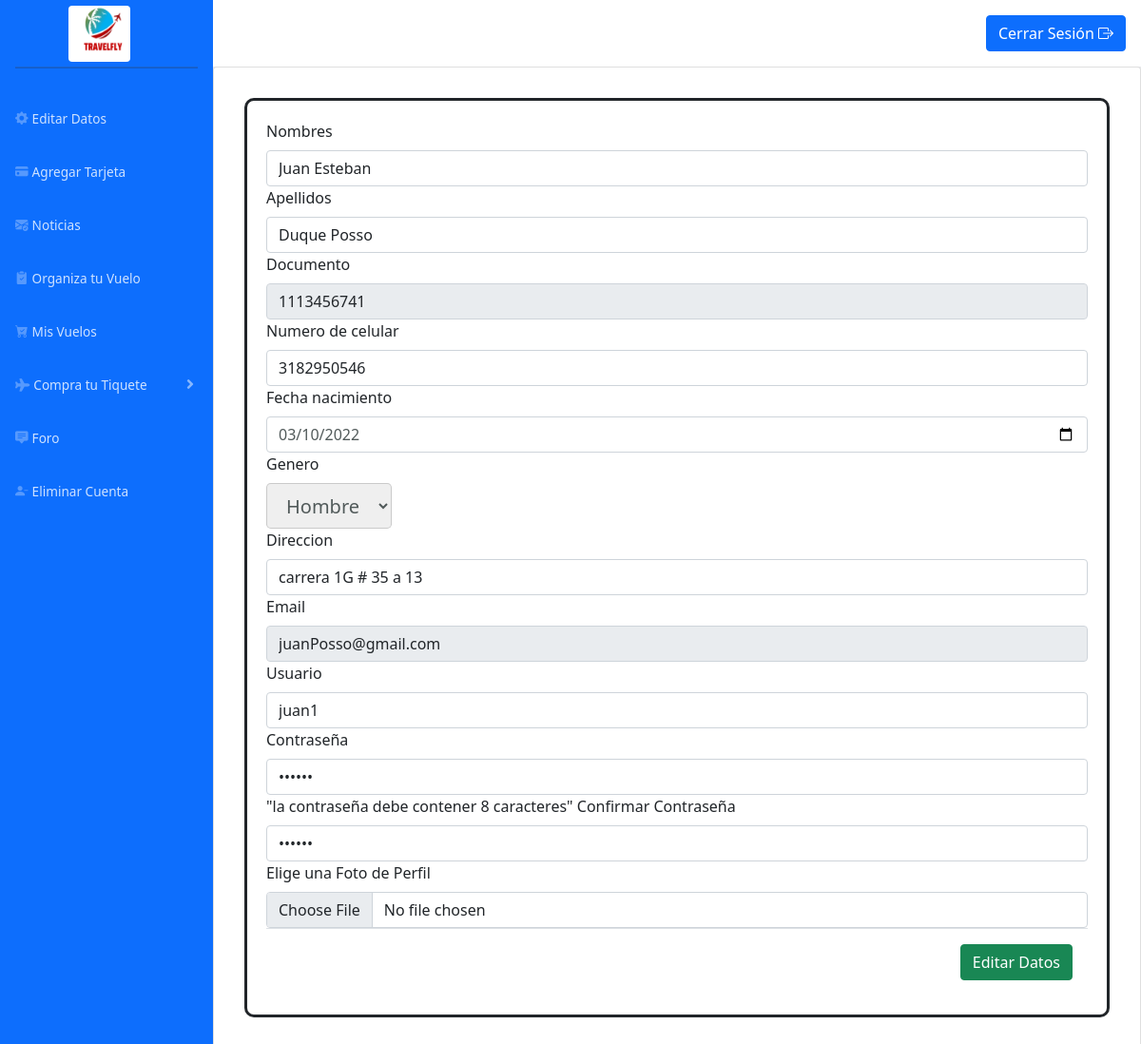
Page /editar_datos_usuario.php (signed in) on the committed database.
### tables this page shows
CREATE TABLE `usuario` (
  `id_usuario` int(10) NOT NULL,
  `nombre` varchar(30) NOT NULL,
  `apellido` varchar(30) NOT NULL,
  `documento` varchar(10) NOT NULL,
  `celular` varchar(10) NOT NULL,
  `fechaNacimiento` date DEFAULT NULL,
  `id_genero` int(10) DEFAULT NULL,
  `pais` varchar(30) NOT NULL,
  `estado` varchar(30) NOT NULL,
  `ciudad` varchar(30) NOT NULL,
  `direccion` varchar(30) DEFAULT NULL,
  `email` varchar(30) NOT NULL,
  `user` varchar(30) DEFAULT NULL,
  `pass` varchar(30) NOT NULL,
  `confirmPass` varchar(30) DEFAULT NULL,
  `foto` varchar(50) DEFAULT NULL,
  `id_rol` int(10) NOT NULL
);

### editar_datos_usuario.php (the view, shortened to what this page needs)
<?php
    include('conexion.php');
?>
<!DOCTYPE html>
<html lang="es">
<head>
  <link href="vendor/fontawesome-free/css/all.min.css" rel="stylesheet" type="text/css">
  <link href="fonts/fonts.css" rel="stylesheet">
  <link href="css/sb-admin-2.min.css" rel="stylesheet">
  <link href="css/estilo2.css" rel="stylesheet">
	<link href="https://cdn.jsdelivr.net/npm/bootstrap@5.1.3/dist/css/bootstrap.min.css" rel="stylesheet">
	<link rel="stylesheet" type="text/css" href="https://cdn.datatables.net/1.11.5/css/jquery.dataTables.css">
	<link rel="stylesheet" href="https://cdn.jsdelivr.net/npm/bootstrap-icons@1.8.1/font/bootstrap-icons.css">
</head>
<body id="page-top">
    <?php
      $consulta = "SELECT * FROM usuario INNER JOIN rol ON usuario.id_rol = rol.id_rol INNER JOIN genero ON usuario.id_genero = genero.id_genero WHERE usuario.id_usuario = $_SESSION[id_usuario];";
      $resultado = mysqli_query($enlace, $consulta);
      $fila = mysqli_fetch_array($resultado)
    ?>
    <div id="wrapper">
        <ul class="navbar-nav bg-primary sidebar sidebar-dark accordion" id="accordionSidebar">
      <center>
        <a class="navbar-brand" href="menu_usuario.php"><img src="img/Logotipo.png" alt="" width="65" height="0" class="rounded img-fluid d-inline-block align-text-top"></a>
      </center>
      <hr class="sidebar-divider my-0">
      <br>
      <li class="nav-item">
        <a class="nav-link" href="editar_datos_usuario.php?id_usuario=<?php echo $_SESSION['id_usuario']; ?>" ><i class="bi bi-gear-fill"></i><span>Editar Datos</span></a>
      </li>
      <li class="nav-item">
      <a class="nav-link" href="mostrar_tarjetas.php?id_usuario=<?php echo $_SESSION['id_usuario']; ?>"><i class="bi bi-credit-card-fill"></i><span>Agregar Tarjeta</span></a>
      </li>
      <li class="nav-item">
        <a class="nav-link" href="#"><i class="bi bi-envelope-check-fill"></i><span>Noticias</span></a>
      </li>
      <li class="nav-item">
        <a class="nav-link" href="administrar_vuelo_usuario.php?id_usuario=<?php echo $_SESSION['id_usuario']; ?>"><i class="bi bi-clipboard2-check-fill"></i></i><span>Organiza tu Vuelo</span></a>
      </li>
      <li class="nav-item">
        <a class="nav-link" href="#"><i class="bi bi-cart-check-fill"></i><span>Mis Vuelos</span></a>
      </li>
      <li class="nav-item">
        <a class="nav-link collapsed" href="#" data-toggle="collapse" data-target="#collapseTree" aria-expanded="true" aria-controls="collapseTwo">
        <i class="fa fa-plane"></i><span>Compra tu Tiquete</span>
        </a>
      </li>
      <li class="nav-item">
        <a class="nav-link" href="forousuario.php"><i class="bi bi-chat-square-text-fill"></i><span>Foro</span></a>
      </li>
      <li class="nav-item">
      <a class="nav-link" href="eliminar_cuenta.php?id_usuario=<?php echo $_SESSION['id_usuario']; ?>"><i class="bi bi-person-dash-fill"></i><span>Eliminar Cuenta</span></a>
      </li>
    </ul>
        <div id="content-wrapper" class="d-flex flex-column">
            <div id="content">
                <nav class="navbar navbar-expand navbar-light bg-white topbar mb-4 static-top shadow">
                    <ul class="navbar-nav ml-auto">
                        <div class="navbar-nav mr-auto">
                            <button type="button" class="btn btn-primary" data-bs-toggle="modal" data-bs-target="#modalSalir">Cerrar Sesión <i class="bi bi-box-arrow-right"></i></button>
                        </div>
                    </ul>
                </nav>
                <div class="card card-body " style="margin-top: -24px; ">
                    <div class="modal-body">
                        <div class="modal-content" style="padding: 20px; margin: auto; border: solid; border-radius: 10px;">
                            <form action="editar_usuario.php" method="post" id="formulario" enctype="multipart/form-data">
                                <label>Nombres</label>
                                <input type="text" class="form-control" name="nombre" class="form-control" value="<?php echo $fila['nombre']?>" pattern="[A-Za-z-Zñóéíá, .-]+" maxlength="30">
                                <label>Apellidos</label>
                                <input type="text" class="form-control" name="apellido" class="form-control" value="<?php echo $fila['apellido']?>" pattern="[A-Za-z-Zñóéíá, .-]+" maxlength="30">
                                <label>Documento</label>
                                <input type="text" class="form-control" name="documento" class="form-control" value="<?php echo $fila['documento']?>" pattern="[0-9]+" minlength="10" maxlength="10" disabled>
                                <label>Numero de celular</label>
                                <input type="text" class="form-control" name="celular" class="form-control" value="<?php echo $fila['celular']?>" pattern="[0-9]+" minlength="10" maxlength="10">
                                <label>Fecha nacimiento</label>
                                <input type="date" name="fechaNacimiento" style="color: #515A5A;" value="<?php echo $fila['fechaNacimiento']?>" class="form-control" min = "1940-01-01" max = "2004-01-01">
                                <label>Genero</label><br>
                                <select name="id_genero" style=" color: #515A5A;" class="form-control-lg" disabled>
                                    <?php
                                        $consulta_mysql='select * from genero';
                                        $resultado_consulta_mysql=mysqli_query($enlace,$consulta_mysql);
                                        while($lista=mysqli_fetch_assoc($resultado_consulta_mysql)){
                                        echo "<option  value='".$lista["id_genero"]."'>";
                                        echo $fila["tipo_genero"];
                                        echo "</option>";
                                        }
                                    ?>
                                </select>
                                <br>
                                <label>Direccion</label>
                                <input type="text" name="direccion" value="<?php echo $fila['direccion']?>" class="form-control" maxlength="30">
                                <label>Email</label>
                                <input type="email" class="form-control" name="email" class="form-control" value="<?php echo $fila['email']?>" maxlength="30" disabled>
                                <label>Usuario</label>
                                <input type="text" class="form-control" name="user" class="form-control" value="<?php echo $fila['user']?>" maxlength="30">
                                <label>Contraseña</label>
                                <input type="password" name="pass" value="<?php echo $fila['pass']?>" class="form-control" maxlength="30" pattern=".{8,}">
                                <spam> "la contraseña debe contener 8 caracteres"</spam>
                                <label>Confirmar Contraseña</label>
                                <input type="password" name="confirmPass" value="<?php echo $fila['confirmPass']?>" class="form-control" maxlength="30" pattern=".{8,}">
                                <label>Elige una Foto de Perfil</label>
                                <input type="file" name="foto" class="form-control" value="<?php echo $fila['foto']?>">
                                <div class="modal-footer"><button type="submit" class="btn btn-success">Editar Datos</button></div>
                            </form>
                        </div>
                    </div>
                </div>
            </div>
        </div>
    </div>
</body>
</html>

### rows in the picture
usuario: nombre "Juan Esteban", apellido "Duque Posso", documento "1113456741", celular "3182950546", fechaNacimiento "03/10/2022", direccion "carrera 1G # 35 a 13", email "juanPosso@gmail.com", user "juan1"

### other values in the picture
form field id_genero "Hombre"
